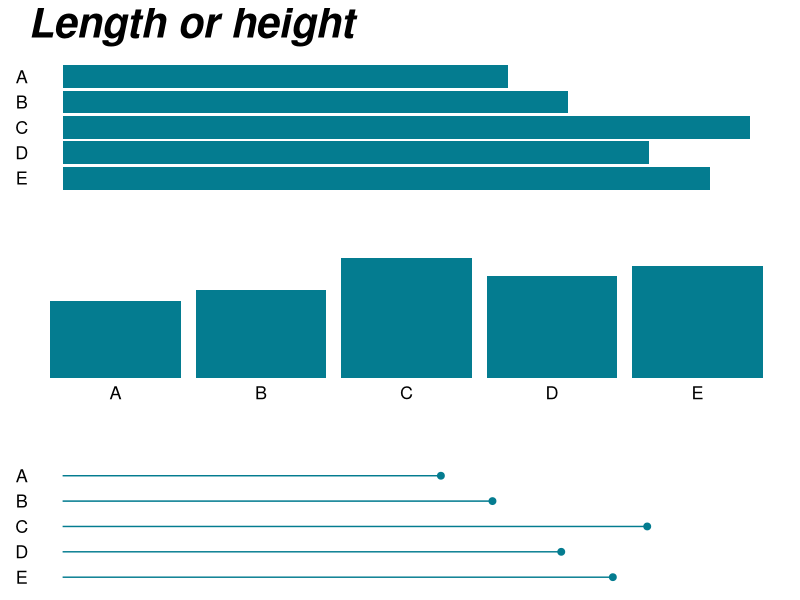

This chart was generated by the following R code:
## ---- chunk 1
#| eval: true
#| echo: false
#| message: false
#| warning: false
#.........................load packages.........................
library(tidyverse)
library(patchwork)

#........................create dummy data.......................
unemployment_dummy_data <- tribble(
  ~country, ~percentage, ~x, ~y,
  "A", 22, 0.23, 0.177,
  "B", 25, 0.45, 0.174,
  "C", 34, 0.35, 0.18,
  "D", 29, 0.52, 0.183,
  "E", 32, 0.14, 0.182
) |>
  mutate(country = as.factor(country))

#..........................create plots..........................
# horizontal bar plot ----
hbar <- ggplot(unemployment_dummy_data, aes(x = fct_rev(country), y = percentage)) +
  geom_bar(stat = "identity", fill = "#047C90")+
  coord_flip() +
  labs(title = "Length or height") +
  theme_void() +
  theme(
    axis.text.y = element_text(size = 13),
    plot.title = element_text(size = 30, face = "bold.italic", margin=margin(0,0,10,0))
  )

# vertical bar plot ----
vbar <- ggplot(unemployment_dummy_data, aes(x = country, y = percentage)) +
  geom_bar(stat = "identity", fill = "#047C90") +
  theme_void() +
  theme(
    axis.text.x = element_text(size = 13)
  )

# horizontal lollipop chart ----
lollipop <- ggplot(unemployment_dummy_data, aes(x = country, y = percentage)) +
  geom_segment(aes(x = fct_rev(country), xend = country, y = percentage, yend = 0), color = "#047C90") +
  geom_point(size = 2, color = "#047C90") +
  scale_y_continuous(limits = c(0, 40), breaks = c(0, 10, 20, 30)) +
  coord_flip() +
  theme_void() +
  theme(
    axis.text.y = element_text(size = 13)
  )

#...................patchwork to arrange plots...................
length_height <- (hbar / plot_spacer() / vbar / plot_spacer() / lollipop) +
  plot_layout(heights = c(3, -1, 3 , -1, 3))

length_height
